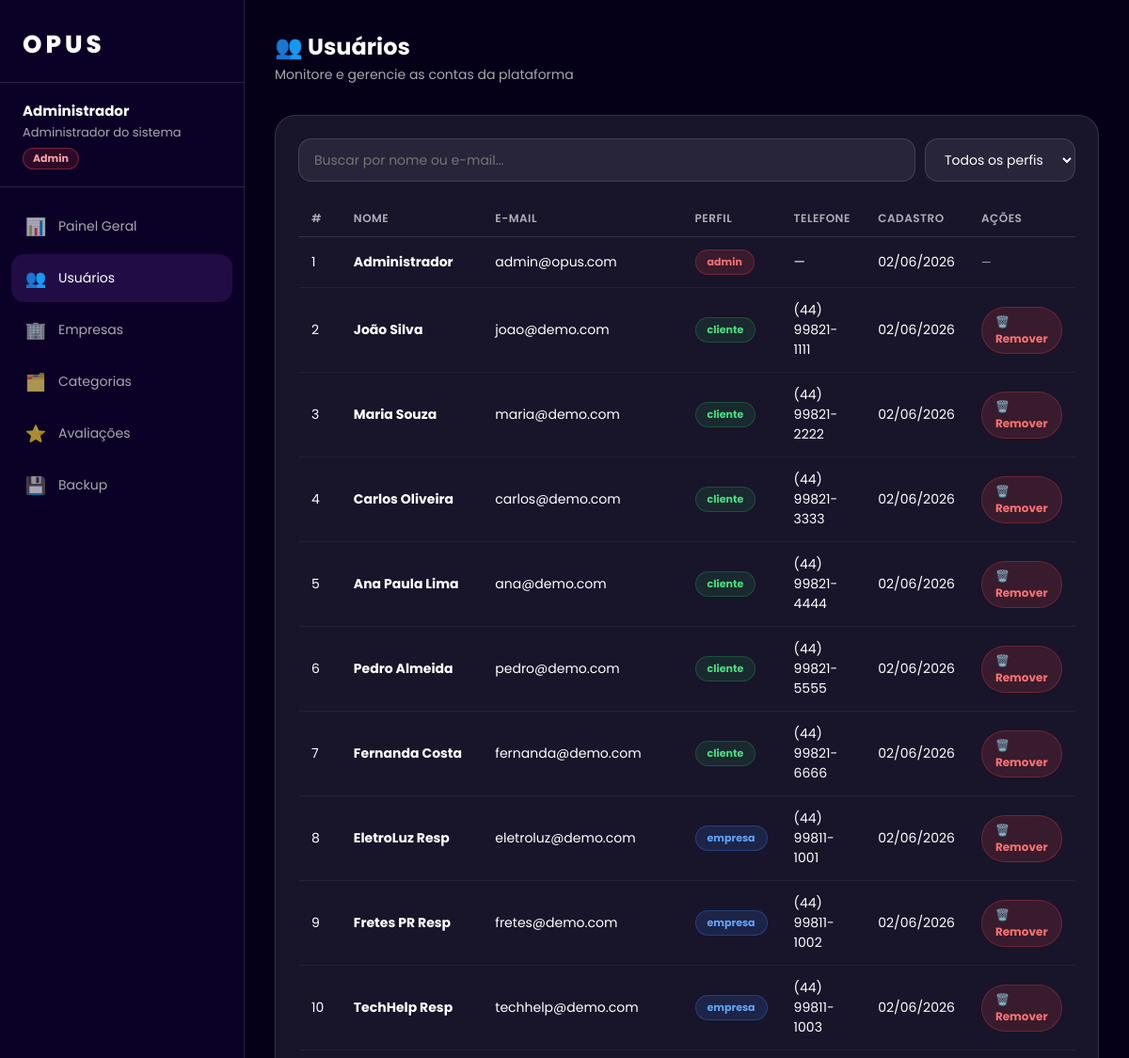
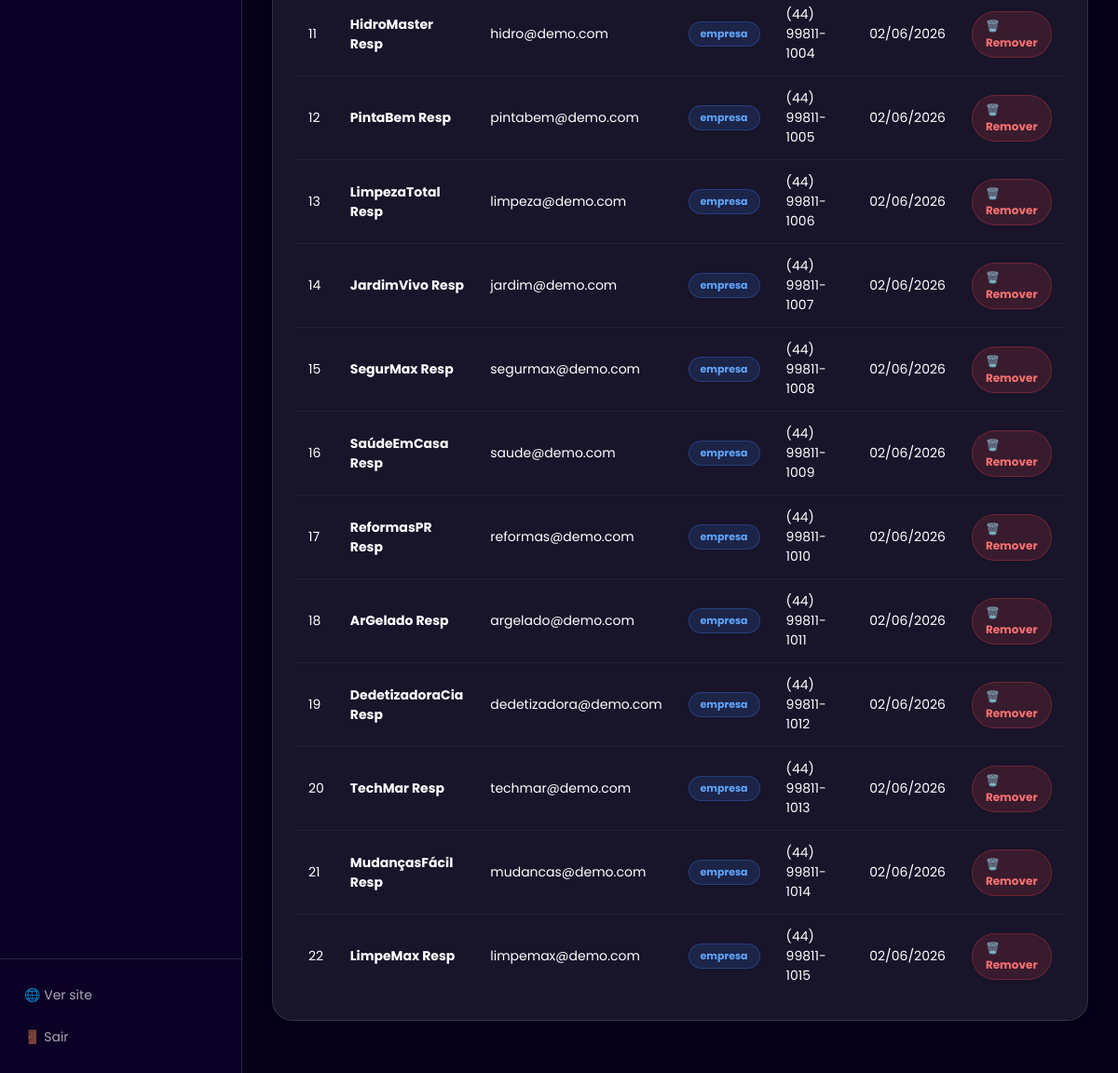
/admin.php?aba=usuarios (signed in), run on an earlier commit of the app's database (2 pictures, top to bottom).
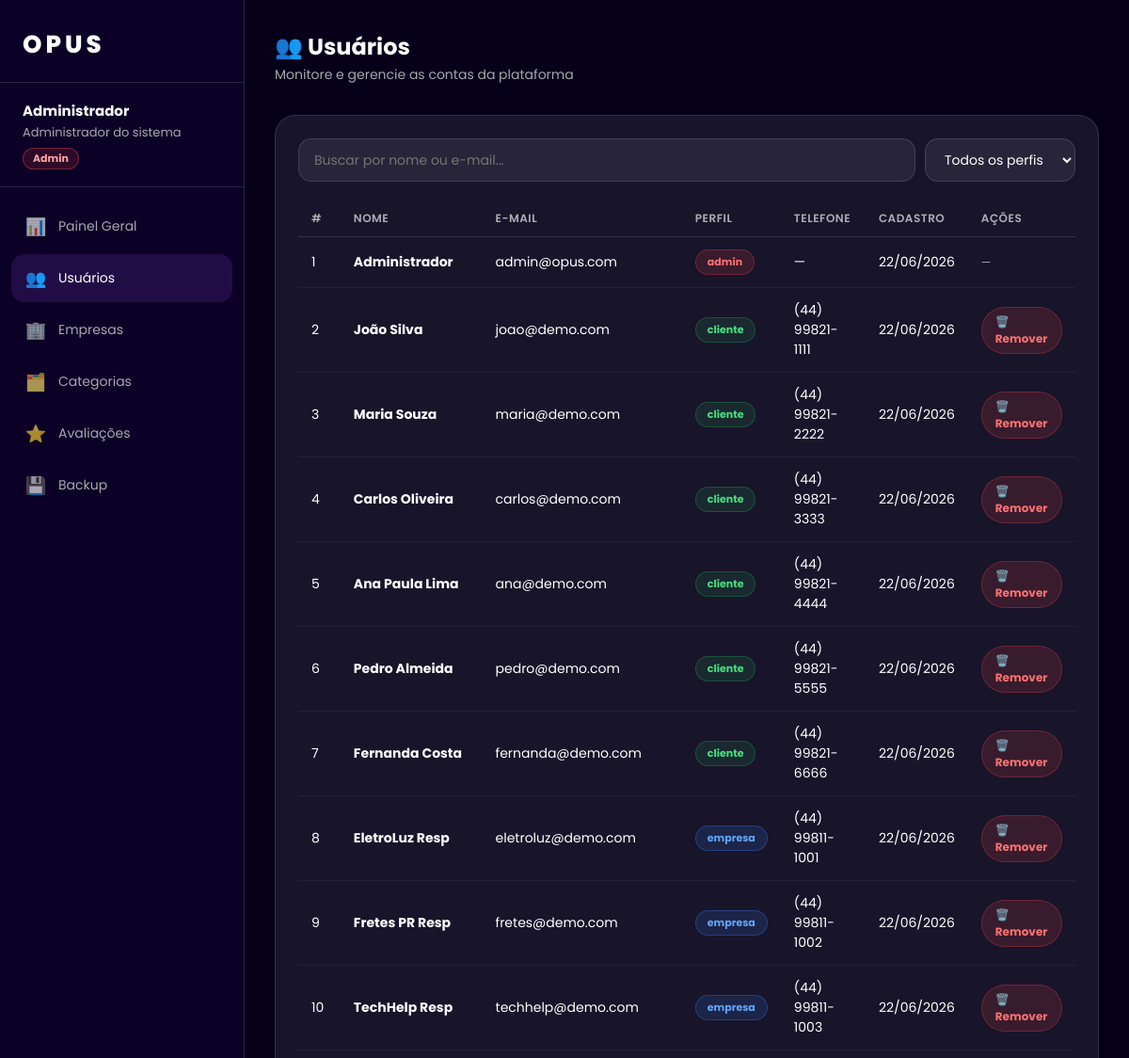
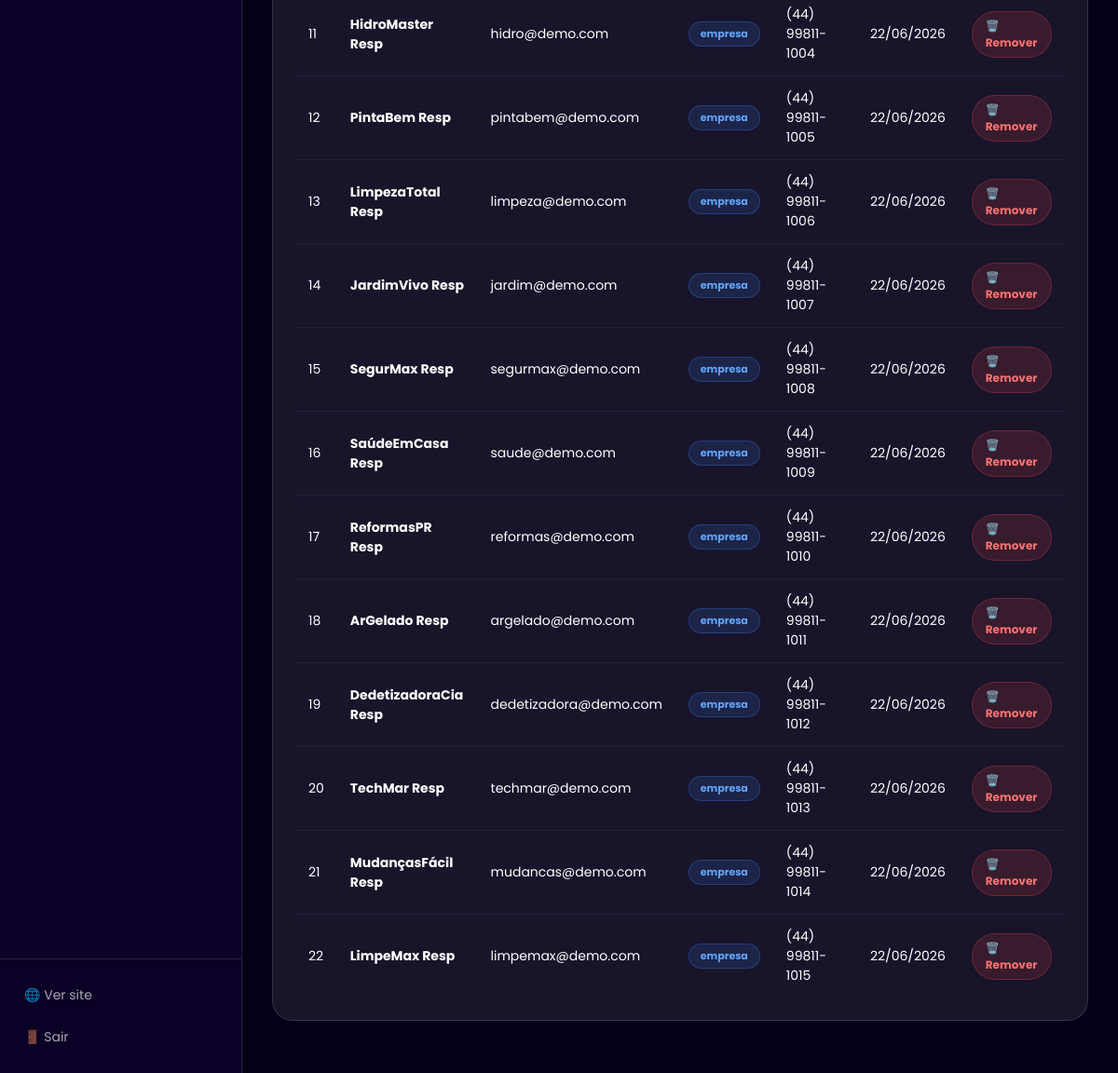
And on a later commit of the database (2 pictures, top to bottom).
### tables this page shows
CREATE TABLE `usuario` (
  `id` int(11) NOT NULL AUTO_INCREMENT,
  `nome` varchar(100) NOT NULL,
  `email` varchar(100) NOT NULL,
  `senha` varchar(255) NOT NULL,
  `telefone` varchar(20) DEFAULT NULL,
  `endereco` varchar(150) DEFAULT NULL,
  `cidade` varchar(100) DEFAULT NULL,
  `estado` varchar(50) DEFAULT NULL,
  `tipo` enum('cliente','empresa','admin') DEFAULT 'cliente',
  `criado_em` datetime DEFAULT current_timestamp(),
  PRIMARY KEY (`id`),
  UNIQUE KEY `email` (`email`)
);

### includes/auth.php (called while the page is built, shortened)
<?php
function requireLogin(string $tipo = ''): void {
    if (function_exists('fazerBackupAutomatico')) {
        fazerBackupAutomatico();
    }
}
function e(string $str): string {
    return htmlspecialchars($str, ENT_QUOTES, 'UTF-8');
}

### includes/db.php (called while the page is built, shortened)
<?php
function getDB(): PDO {
    static $pdo = null;
    if ($pdo === null) {
        try {
            $dsn = 'mysql:host=' . DB_HOST . ';dbname=' . DB_NAME . ';charset=utf8mb4';
            $pdo = new PDO($dsn, DB_USER, DB_PASS, [
                PDO::ATTR_ERRMODE            => PDO::ERRMODE_EXCEPTION,
                PDO::ATTR_DEFAULT_FETCH_MODE => PDO::FETCH_ASSOC,
                PDO::ATTR_EMULATE_PREPARES   => false,
            ]);
        } catch (PDOException $e) {
            die(json_encode(['erro' => 'Falha na conexão: ' . $e->getMessage()]));
        }
    }
    return $pdo;
}
function fazerBackupAutomatico(): void {
    try {
        $db  = getDB();
        $tabelas = $db->query("SHOW TABLES")->fetchAll(PDO::FETCH_COLUMN);
        foreach ($tabelas as $tabela) {
            $rows = $db->query("SELECT * FROM `$tabela`")->fetchAll(PDO::FETCH_ASSOC);
        }
    } catch (Exception $e) {}
}

### admin.php (the view, shortened to what this page needs)
<?php
require_once 'includes/auth.php';
require_once 'includes/db.php';
requireLogin('admin');
$db   = getDB();
$nome = $_SESSION['nome'];
$aba = $_GET['aba'] ?? 'painel';
$totalUsers = $db->query("SELECT COUNT(*) FROM usuario WHERE tipo='cliente'")->fetchColumn();
$totalEmps  = $db->query("SELECT COUNT(*) FROM empresa")->fetchColumn();
$totalSols  = $db->query("SELECT COUNT(*) FROM solicitacao")->fetchColumn();
$totalAv    = $db->query("SELECT COUNT(*) FROM avaliacao")->fetchColumn();
$usuarios   = $db->query("SELECT * FROM usuario ORDER BY criado_em DESC")->fetchAll();
?>
<!DOCTYPE html>
<html lang="pt-BR">
<head>
<link rel="stylesheet" href="assets/css/dashboard.css">
</head>
<body>
<aside class="sidebar">
  <a href="index.php" class="sidebar-brand" style="text-decoration:none;color:#fff;">OPUS</a>
  <div class="sidebar-user">
    <strong><?= e($nome) ?></strong>
    <span>Administrador do sistema</span>
    <div class="sidebar-badge admin">Admin</div>
  </div>
  <nav class="sidebar-nav">
    <a href="?aba=painel"     class="<?= $aba==='painel'?'active':'' ?>"><span class="icon">📊</span> Painel Geral</a>
    <a href="?aba=usuarios"   class="<?= $aba==='usuarios'?'active':'' ?>"><span class="icon">👥</span> Usuários</a>
    <a href="?aba=empresas"   class="<?= $aba==='empresas'?'active':'' ?>"><span class="icon">🏢</span> Empresas</a>
    <a href="?aba=categorias" class="<?= $aba==='categorias'?'active':'' ?>"><span class="icon">🗂️</span> Categorias</a>
    <a href="?aba=avaliacoes" class="<?= $aba==='avaliacoes'?'active':'' ?>"><span class="icon">⭐</span> Avaliações</a>
    <a href="backup.php"><span class="icon">💾</span> Backup</a>
  </nav>
  <div class="sidebar-footer">
    <a href="index.php">🌐 Ver site</a>
    <a href="logout.php">🚪 Sair</a>
  </div>
</aside>
<main class="main">
  <?php if ($aba === 'painel'): ?>
  <div class="topbar"><div><h1>📊 Painel Administrativo</h1><p>Visão geral da plataforma</p></div></div>
  <div class="stats-row">
    <div class="stat-card"><div class="label">Clientes</div><div class="value"><?= $totalUsers ?></div><div class="sub">cadastrados</div></div>
    <div class="stat-card"><div class="label">Empresas</div><div class="value" style="color:var(--blue)"><?= $totalEmps ?></div><div class="sub">ativas</div></div>
    <div class="stat-card"><div class="label">Solicitações</div><div class="value" style="color:var(--yellow)"><?= $totalSols ?></div><div class="sub">total</div></div>
    <div class="stat-card"><div class="label">Avaliações</div><div class="value" style="color:#facc15"><?= $totalAv ?></div><div class="sub">registradas</div></div>
  </div>
  <div style="display:grid;grid-template-columns:1fr 1fr 1fr;gap:20px">
    <div class="card">
      <div class="card-header"><h2>👥 Usuários</h2></div>
      <p style="color:var(--muted);font-size:14px">Gerencie clientes cadastrados, visualize atividade e remova contas quando necessário.</p>
      <div style="margin-top:16px"><a href="?aba=usuarios" class="btn btn-primary btn-sm">Acessar</a></div>
    </div>
    <div class="card">
      <div class="card-header"><h2>🏢 Empresas</h2></div>
      <p style="color:var(--muted);font-size:14px">Ative, suspenda ou remova empresas prestadoras de serviço da plataforma.</p>
      <div style="margin-top:16px"><a href="?aba=empresas" class="btn btn-primary btn-sm">Acessar</a></div>
    </div>
    <div class="card">
      <div class="card-header"><h2>🗂️ Categorias</h2></div>
      <p style="color:var(--muted);font-size:14px">Organize o catálogo criando e editando as categorias de serviços disponíveis.</p>
      <div style="margin-top:16px"><a href="?aba=categorias" class="btn btn-primary btn-sm">Acessar</a></div>
    </div>
  </div>
  <?php elseif ($aba === 'usuarios'): ?>
  <div class="topbar"><div><h1>👥 Usuários</h1><p>Monitore e gerencie as contas da plataforma</p></div></div>
  <div class="card">
    <div class="search-bar" style="margin-bottom:20px">
      <input type="text" id="filtroUsuario" placeholder="Buscar por nome ou e-mail..." oninput="filtrarUsuarios()">
      <select id="filtroTipo" onchange="filtrarUsuarios()" style="flex:0 0 160px">
        <option value="">Todos os perfis</option>
      </select>
    </div>
    <table id="tabelaUsuarios">
      <thead><tr><th>#</th><th>Nome</th><th>E-mail</th><th>Perfil</th><th>Telefone</th><th>Cadastro</th><th>Ações</th></tr></thead>
      <tbody>
      <?php foreach ($usuarios as $u): ?>
        <tr>
          <td><?= $u['id'] ?></td>
          <td><strong><?= e($u['nome']) ?></strong></td>
          <td><?= e($u['email']) ?></td>
          <td>
            <?php $bc = ['cliente'=>'badge-active','empresa'=>'badge-progress','admin'=>'badge-cancelled']; ?>
            <span class="badge <?= $bc[$u['tipo']] ?? '' ?>"><?= e($u['tipo']) ?></span>
          </td>
          <td><?= e($u['telefone'] ?? '—') ?></td>
          <td><?= date('d/m/Y',strtotime($u['criado_em'])) ?></td>
          <td>
            <?php if ($u['tipo'] !== 'admin'): ?>
              <a href="?del_user=<?= $u['id'] ?>" class="btn btn-danger btn-sm" onclick="return confirm('Remover este usuário?')">🗑️ Remover</a>
            <?php else: ?>
              <span style="color:var(--muted);font-size:12px">—</span>
            <?php endif; ?>
          </td>
        </tr>
      <?php endforeach; ?>
      </tbody>
    </table>
  </div>
  <?php endif; ?>
</main>
</body>
</html>

### assets/css/dashboard.css (style rules this page uses)
:root { --bg: #050018; --sidebar: #0b0025; --card: rgba(255,255,255,.08); --card2: rgba(255,255,255,.13); --text: #fff; --muted: rgba(255,255,255,.65); --purple: #a855f7; --purple2: #7c3aed; --line: rgba(255,255,255,.13); --green: #22c55e; --yellow: #eab308; --red: #ef4444; --blue: #3b82f6; --sidebar-w: 260px; }
* { margin:0; padding:0; box-sizing:border-box; }
html { scroll-behavior:smooth; }
body { font-family:Poppins,Arial,sans-serif; background:var(--bg); color:var(--text); display:flex; min-height:100vh; }
a { text-decoration:none; color:inherit; }
.sidebar { width: var(--sidebar-w); background: var(--sidebar); border-right: 1px solid var(--line); display: flex; flex-direction: column; position: fixed; top:0; left:0; bottom:0; z-index: 30; transition: transform .3s; }
.sidebar-brand { padding: 28px 24px 20px; font-size: 26px; font-weight: 800; letter-spacing: 4px; border-bottom: 1px solid var(--line); }
.sidebar-user { padding: 18px 24px; border-bottom: 1px solid var(--line); font-size: 13px; color: var(--muted); }
.sidebar-user strong { display:block; color:#fff; font-size:15px; margin-bottom:2px; }
.sidebar-badge { display: inline-block; padding: 2px 10px; border-radius: 999px; font-size: 11px; font-weight: 700; margin-top: 6px; background: rgba(168,85,247,.2); border: 1px solid rgba(168,85,247,.4); color: #d8b4fe; }
.sidebar-badge.admin { background:rgba(239,68,68,.15); border-color:rgba(239,68,68,.4); color:#fca5a5; }
nav.sidebar-nav { flex:1; padding:16px 12px; overflow-y:auto; }
.sidebar-nav a { display: flex; align-items: center; gap: 12px; padding: 12px 14px; border-radius: 14px; font-size: 14px; color: var(--muted); transition: .25s; margin-bottom: 4px; }
.sidebar-nav a:hover, .sidebar-nav a.active { background: rgba(168,85,247,.15); color: #fff; }
.sidebar-nav a .icon { font-size: 18px; width:24px; text-align:center; }
.sidebar-footer { padding: 16px 12px; border-top: 1px solid var(--line); }
.sidebar-footer a { display:flex; align-items:center; gap:10px; padding:12px 14px; border-radius:14px; font-size:14px; color:var(--muted); transition:.25s; }
.main { margin-left: var(--sidebar-w); flex: 1; padding: 32px; min-height: 100vh; }
.topbar { display: flex; align-items: center; justify-content: space-between; margin-bottom: 32px; }
.topbar h1 { font-size: 24px; font-weight: 700; }
.topbar p { color: var(--muted); font-size:14px; margin-top:2px; }
.card { background: var(--card); border: 1px solid var(--line); border-radius: 22px; padding: 24px; margin-bottom: 24px; }
table { width:100%; border-collapse:collapse; font-size:14px; }
th { text-align:left; padding:10px 14px; color:var(--muted); font-weight:600; border-bottom:1px solid var(--line); font-size:12px; text-transform:uppercase; letter-spacing:.5px; }
td { padding:13px 14px; border-bottom:1px solid rgba(255,255,255,.05); vertical-align:middle; }
tr:last-child td { border-bottom:none; }
.badge { display:inline-flex; align-items:center; padding:4px 12px; border-radius:999px; font-size:11px; font-weight:700; }
.badge-progress { background:rgba(59,130,246,.15); color:#60a5fa; border:1px solid rgba(59,130,246,.3); }
.badge-cancelled { background:rgba(239,68,68,.15); color:#f87171; border:1px solid rgba(239,68,68,.3); }
.badge-active { background:rgba(34,197,94,.12); color:#4ade80; border:1px solid rgba(34,197,94,.25); }
.btn { display:inline-flex; align-items:center; gap:7px; padding:9px 18px; border-radius:999px; font-size:13px; font-weight:700; border:0; transition:.25s; }
.btn-danger { background:rgba(239,68,68,.15); color:#f87171; border:1px solid rgba(239,68,68,.3); }
.btn-sm { padding:6px 14px; font-size:12px; }
.search-bar { display:flex; gap:10px; margin-bottom:20px; }
.search-bar input, .search-bar select { padding:11px 16px; border-radius:14px; border:1px solid var(--line); background:rgba(255,255,255,.07); color:#fff; font-family:inherit; font-size:14px; outline:0; flex:1; }
.search-bar select { flex:0 0 200px; }
.search-bar select option { color:#111; }

What changed in the data, as far as the page shows it:
changed usuario "Administrador": criado_em "02/06/2026" → "22/06/2026"
changed usuario "João Silva": criado_em "02/06/2026" → "22/06/2026"
changed usuario "Maria Souza": criado_em "02/06/2026" → "22/06/2026"
changed usuario "Carlos Oliveira": criado_em "02/06/2026" → "22/06/2026"
changed usuario "Ana Paula Lima": criado_em "02/06/2026" → "22/06/2026"
changed usuario "Pedro Almeida": criado_em "02/06/2026" → "22/06/2026"
changed usuario "Fernanda Costa": criado_em "02/06/2026" → "22/06/2026"
changed usuario "EletroLuz Resp": criado_em "02/06/2026" → "22/06/2026"
changed usuario "Fretes PR Resp": criado_em "02/06/2026" → "22/06/2026"
changed usuario "TechHelp Resp": criado_em "02/06/2026" → "22/06/2026"
changed usuario "HidroMaster Resp": criado_em "02/06/2026" → "22/06/2026"
changed usuario "PintaBem Resp": criado_em "02/06/2026" → "22/06/2026"
changed usuario "LimpezaTotal Resp": criado_em "02/06/2026" → "22/06/2026"
changed usuario "JardimVivo Resp": criado_em "02/06/2026" → "22/06/2026"
changed usuario "SegurMax Resp": criado_em "02/06/2026" → "22/06/2026"
changed usuario "SaúdeEmCasa Resp": criado_em "02/06/2026" → "22/06/2026"
changed usuario "ReformasPR Resp": criado_em "02/06/2026" → "22/06/2026"
changed usuario "ArGelado Resp": criado_em "02/06/2026" → "22/06/2026"
changed usuario "DedetizadoraCia Resp": criado_em "02/06/2026" → "22/06/2026"
changed usuario "TechMar Resp": criado_em "02/06/2026" → "22/06/2026"
changed usuario "MudançasFácil Resp": criado_em "02/06/2026" → "22/06/2026"
changed usuario "LimpeMax Resp": criado_em "02/06/2026" → "22/06/2026"
